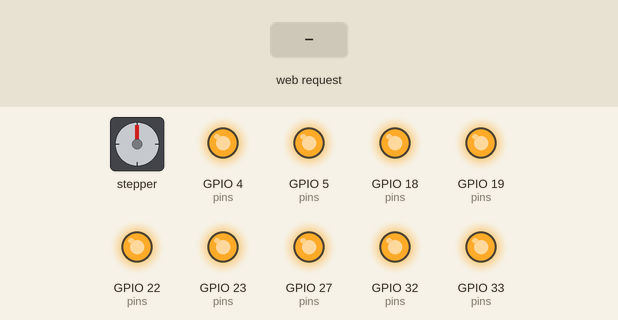
A sketch run on a simulated ESP32. On the bench: stepper motor, output pins drawn as LEDs (lit = HIGH). Wiring (inferred from the names in the program): stepper motor (2048 steps per turn assumed): coils GPIO 13, GPIO 14, GPIO 16, GPIO 17. The test bench sets the inputs (shaded band). WiFi joins after 1.5 s; servers stay silent unless stated; what the sketch prints to the serial monitor is not drawn.

Above: at 1.8 s.
1.9 s: HTTP request GET /rgb?group=1 received
At 2.6 s:
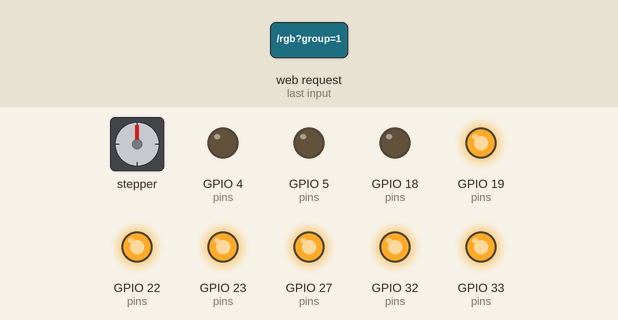
3.6 s: HTTP request GET /off received
At 4.4 s:
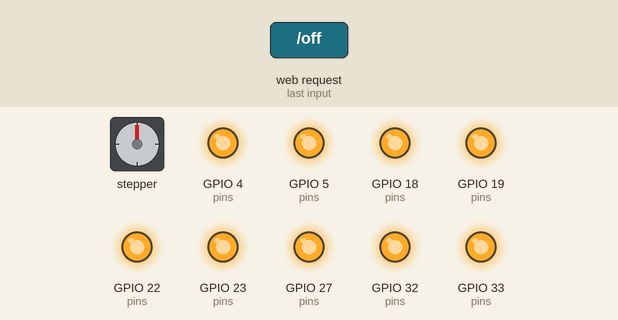
5.1 s: HTTP request GET /rgb?mode=1&group=1&r=1 received
At 5.6 s:
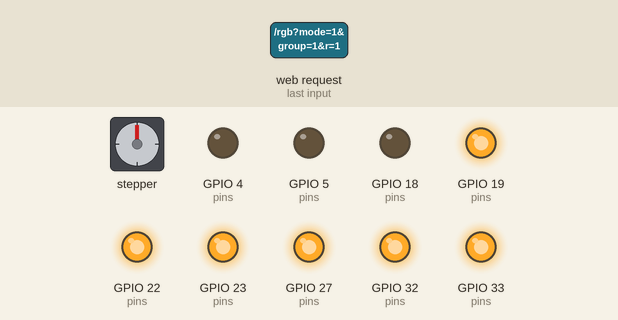
6.6 s: HTTP request GET /off?mode=Basic received
At 7.9 s:
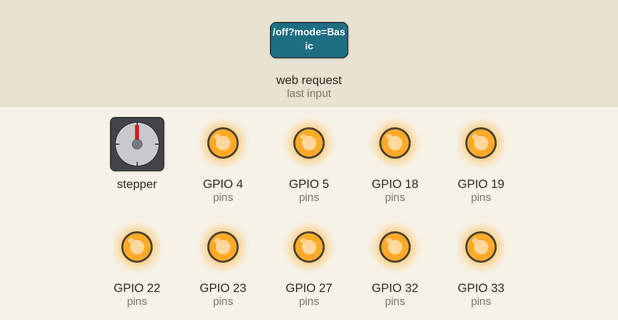
Timing chart, 0 to 9.1 s (numbered marks = the images above; inputs shaded):
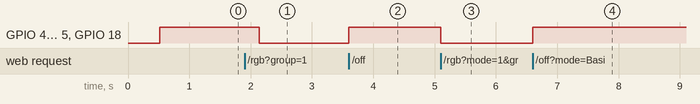

Measured:
- after the input at 1.9 s, GPIO 4 (pins), GPIO 5 (pins), GPIO 18 (pins): HIGH → LOW after 0.24 s
- after the input at 3.6 s, GPIO 4 (pins), GPIO 5 (pins), GPIO 18 (pins): LOW → HIGH at once
- after the input at 5.1 s, GPIO 4 (pins), GPIO 5 (pins), GPIO 18 (pins): HIGH → LOW at once
- after the input at 6.6 s, GPIO 4 (pins), GPIO 5 (pins), GPIO 18 (pins): LOW → HIGH at once

The sketch:

SlaveESP32.ino
```cpp
/*
  Diorama Slave ESP32 — RGB Light & Inner Circle Motor Controller
  ─────────────────────────────────────────────────────────────────────────────
  Connects to the master ESP32 AP (Diorama-Park) as a WiFi station.
  Master sends mode + RGB + sound detection state; this board drives:
  1. MOSFET PWM outputs for 3 RGB zones (Left, Right, Inner Circle)
  2. ULN2003 stepper driver (IN1-IN4) for Inner Circle rotation on sound detection

  ── IMPORTANT (classic ESP32) ────────────────────────────────────────────────
  Do NOT use GPIO 6–11. They are wired to internal SPI flash.

  ── Safe wiring ──────────────────────────────────────────────────────────────
  Group 1  Left Fountain  : R=GPIO4,  G=GPIO5,  B=GPIO18
  Group 2  Right Fountain : R=GPIO19, G=GPIO22, B=GPIO32
  Group 3  Inner Circle   : R=GPIO33, G=GPIO27, B=GPIO23

  ── PAM8403 analog audio input ───────────────────────────────────────────────
  DAC2=GPIO25 -> Right channel input, DAC1=GPIO26 -> Left channel input

  ── Motor Driver (ULN2003 + 28BYJ-48) ────────────────────────────────────────
  Stepper inputs: IN1=GPIO13, IN2=GPIO14, IN3=GPIO16, IN4=GPIO17

  ── API (master calls these) ─────────────────────────────────────────────────
  GET /rgb?group=1|2|3|all&r=&g=&b=&brightness=&mode=Basic|Colorful|Sound|Adaptive&sound=0|1
  GET /off?mode=...
  GET /motor?state=on|off&dir=fwd|rev
  GET /status
*/

#include <WiFi.h>
#include <WebServer.h>

// ── WiFi (must match main ESP SoftAP) ─────────────────────────────────────────
const char* WIFI_SSID     = "Diorama-Park";
const char* WIFI_PASSWORD = "diorama123";

const IPAddress SLAVE_IP    (192, 168, 4, 200);
const IPAddress GATEWAY_IP  (192, 168, 4,   1);
const IPAddress SUBNET_MASK (255, 255, 255,  0);
const IPAddress DNS_IP      (192, 168, 4,   1);

// ── RGB LED pins — SAFE GPIOs only (never 6–11 on classic ESP32) ──────────────
// Group 1: Left Fountain
#define G1_R  4
#define G1_G  5
#define G1_B  18
// Group 2: Right Fountain
#define G2_R  19
#define G2_G  22
#define G2_B  32
// Group 3: Inner Circle
#define G3_R  33
#define G3_G  27
#define G3_B  23

// ── ULN2003 / 28BYJ-48 stepper input pins ─────────────────────────────────────
constexpr uint8_t IN1_PIN = 13;
constexpr uint8_t IN2_PIN = 14;
constexpr uint8_t IN3_PIN = 16;
constexpr uint8_t IN4_PIN = 17;

bool innerCircleMotorRunning = false;
bool manualMotorRunning = false;
bool motorForward = true;
uint8_t motorStepIndex = 0;
unsigned long lastMotorStepMs = 0;
constexpr unsigned long MOTOR_STEP_INTERVAL_MS = 2;
constexpr uint8_t MOTOR_PHASES[8][4] = {
  {1, 0, 0, 0},
  {1, 1, 0, 0},
  {0, 1, 0, 0},
  {0, 1, 1, 0},
  {0, 0, 1, 0},
  {0, 0, 1, 1},
  {0, 0, 0, 1},
  {1, 0, 0, 1},
};
unsigned long lastSoundDetectedMs = 0;
constexpr unsigned long SOUND_MOTOR_HOLD_MS = 600; // Hold motor briefly across audio pulses for smooth rotation

struct GroupState { uint8_t r, g, b, brightness; bool on; };
GroupState groups[3] = {
  {255, 255, 255, 100, false},
  {255, 255, 255, 100, false},
  {255, 255, 255, 100, false},
};

String lightMode = "Basic";
WebServer server(80);

unsigned long lastReconnectMs = 0;
unsigned long lastStatusMs    = 0;
bool wasConnected = false;
bool httpStarted  = false;

// ── Motor Control Functions ───────────────────────────────────────────────────
void writeMotorPhase() {
  digitalWrite(IN1_PIN, MOTOR_PHASES[motorStepIndex][0] ? HIGH : LOW);
  digitalWrite(IN2_PIN, MOTOR_PHASES[motorStepIndex][1] ? HIGH : LOW);
  digitalWrite(IN3_PIN, MOTOR_PHASES[motorStepIndex][2] ? HIGH : LOW);
  digitalWrite(IN4_PIN, MOTOR_PHASES[motorStepIndex][3] ? HIGH : LOW);
}

void stopMotors() {
  digitalWrite(IN1_PIN, LOW);
  digitalWrite(IN2_PIN, LOW);
  digitalWrite(IN3_PIN, LOW);
  digitalWrite(IN4_PIN, LOW);
  innerCircleMotorRunning = false;
  manualMotorRunning = false;
}

void runInnerCircle(bool forward = true) {
  motorForward = forward;
  if (!innerCircleMotorRunning) {
    writeMotorPhase();
    lastMotorStepMs = millis();
  }
  innerCircleMotorRunning = true;
}

void serviceInnerCircleMotor(unsigned long now) {
  if (!innerCircleMotorRunning || now - lastMotorStepMs < MOTOR_STEP_INTERVAL_MS) return;

  motorStepIndex = motorForward
    ? (motorStepIndex + 1) % 8
    : (motorStepIndex + 7) % 8;
  writeMotorPhase();
  lastMotorStepMs = now;
}

void resolveRgbForMode(uint8_t& r, uint8_t& g, uint8_t& b) {
  if (lightMode == "Basic") {
    r = 255;
    g = 255;
    b = 255;
  }
}

void setModeFromArg() {
  if (!server.hasArg("mode")) return;
  String m = server.arg("mode");
  m.trim();
  if (m.equalsIgnoreCase("Basic"))          lightMode = "Basic";
  else if (m.equalsIgnoreCase("Colorful"))  lightMode = "Colorful";
  else if (m.equalsIgnoreCase("Sound"))     lightMode = "Sound";
  else if (m.equalsIgnoreCase("Adaptive"))  lightMode = "Adaptive";

  if (lightMode != "Sound") {
    lastSoundDetectedMs = 0;
    if (innerCircleMotorRunning && !manualMotorRunning) stopMotors();
  }
}

void writeRGB(uint8_t pinR, uint8_t pinG, uint8_t pinB,
              uint8_t r, uint8_t g, uint8_t b, uint8_t br) {
  // Inverted MOSFET: 0 = full on, 255 = off
  analogWrite(pinR, 255 - (uint8_t)((uint32_t)r * br / 100));
  analogWrite(pinG, 255 - (uint8_t)((uint32_t)g * br / 100));
  analogWrite(pinB, 255 - (uint8_t)((uint32_t)b * br / 100));
}

void pushGroup(int idx) {
  const GroupState& g = groups[idx];
  uint8_t br = g.on ? g.brightness : 0;
  switch (idx) {
    case 0: writeRGB(G1_R, G1_G, G1_B, g.r, g.g, g.b, br); break;
    case 1: writeRGB(G2_R, G2_G, G2_B, g.r, g.g, g.b, br); break;
    case 2: writeRGB(G3_R, G3_G, G3_B, g.r, g.g, g.b, br); break;
  }
}

void pushAllGroups() {
  for (int i = 0; i < 3; i++) pushGroup(i);
}

void allOff() {
  for (int i = 0; i < 3; i++) groups[i].on = false;
  pushAllGroups();
}

void addCORS() {
  server.sendHeader("Access-Control-Allow-Origin", "*");
  server.sendHeader("Access-Control-Allow-Methods", "GET,OPTIONS");
}

void handleRGB() {
  addCORS();
  if (!server.hasArg("group")) {
    server.send(400, "application/json", "{\"error\":\"missing group\"}");
    return;
  }

  setModeFromArg();

  uint8_t r  = server.hasArg("r")          ? constrain(server.arg("r").toInt(),          0, 255) : 255;
  uint8_t g  = server.hasArg("g")          ? constrain(server.arg("g").toInt(),          0, 255) : 255;
  uint8_t b  = server.hasArg("b")          ? constrain(server.arg("b").toInt(),          0, 255) : 255;
  uint8_t br = server.hasArg("brightness") ? constrain(server.arg("brightness").toInt(), 0, 100) : 100;

  resolveRgbForMode(r, g, b);

  bool soundParam = false;
  if (server.hasArg("sound")) {
    String s = server.arg("sound");
    soundParam = (s == "1" || s.equalsIgnoreCase("true") || s.equalsIgnoreCase("on"));
  }
  if (lightMode == "Sound" && soundParam) {
    lastSoundDetectedMs = millis();
  }

  String grp = server.arg("group");
  grp.toLowerCase();

  if (grp == "all") {
    for (int i = 0; i < 3; i++) {
      groups[i] = {r, g, b, br, true};
      pushGroup(i);
    }
    Serial.printf("[RGB] mode=%s ALL #%02X%02X%02X br=%d sound=%d\n",
                  lightMode.c_str(), r, g, b, br, soundParam ? 1 : 0);
  } else {
    int idx = grp.toInt() - 1;
    if (idx < 0 || idx > 2) {
      server.send(400, "application/json", "{\"error\":\"group must be 1,2,3 or all\"}");
      return;
    }
    groups[idx] = {r, g, b, br, true};
    pushGroup(idx);
    Serial.printf("[RGB] mode=%s G%d #%02X%02X%02X br=%d sound=%d\n",
                  lightMode.c_str(), idx + 1, r, g, b, br, soundParam ? 1 : 0);
  }

  char ok[160];
  snprintf(ok, sizeof(ok),
           "{\"ok\":true,\"mode\":\"%s\",\"r\":%d,\"g\":%d,\"b\":%d,\"ip\":\"%s\",\"motor\":%s}",
           lightMode.c_str(), r, g, b, WiFi.localIP().toString().c_str(),
           innerCircleMotorRunning ? "true" : "false");
  server.send(200, "application/json", ok);
}

void handleOff() {
  addCORS();
  setModeFromArg();
  allOff();
  stopMotors();
  lastSoundDetectedMs = 0;
  Serial.printf("[RGB] mode=%s All OFF\n", lightMode.c_str());
  server.send(200, "application/json", "{\"ok\":true,\"motor\":false}");
}

void handleMotor() {
  addCORS();
  if (server.hasArg("state")) {
    String st = server.arg("state");
    bool fwd = server.hasArg("dir") ? (!server.arg("dir").equalsIgnoreCase("rev")) : true;
    if (st.equalsIgnoreCase("on") || st.equalsIgnoreCase("run") || st == "1") {
      manualMotorRunning = true;
      runInnerCircle(fwd);
      Serial.println("[MOTOR] Manual RUN");
    } else {
      stopMotors();
      lastSoundDetectedMs = 0;
      Serial.println("[MOTOR] Manual STOP");
    }
  }
  char buf[128];
  snprintf(buf, sizeof(buf), "{\"ok\":true,\"motorRunning\":%s}", innerCircleMotorRunning ? "true" : "false");
  server.send(200, "application/json", buf);
}

void handleStatus() {
  addCORS();
  char buf[720];
  snprintf(buf, sizeof(buf),
    "{\"connected\":%s,\"ip\":\"%s\",\"mode\":\"%s\",\"ssid\":\"%s\","
    "\"motorRunning\":%s,"
    "\"groups\":["
    "{\"id\":1,\"r\":%d,\"g\":%d,\"b\":%d,\"brightness\":%d,\"on\":%s},"
    "{\"id\":2,\"r\":%d,\"g\":%d,\"b\":%d,\"brightness\":%d,\"on\":%s},"
    "{\"id\":3,\"r\":%d,\"g\":%d,\"b\":%d,\"brightness\":%d,\"on\":%s}"
    "]}",
    WiFi.status() == WL_CONNECTED ? "true" : "false",
    WiFi.localIP().toString().c_str(),
    lightMode.c_str(),
    WIFI_SSID,
    innerCircleMotorRunning ? "true" : "false",
    groups[0].r, groups[0].g, groups[0].b, groups[0].brightness, groups[0].on ? "true" : "false",
    groups[1].r, groups[1].g, groups[1].b, groups[1].brightness, groups[1].on ? "true" : "false",
    groups[2].r, groups[2].g, groups[2].b, groups[2].brightness, groups[2].on ? "true" : "false"
  );
  server.send(200, "application/json", buf);
}

void startHttpServer() {
  if (httpStarted) return;
  server.on("/",       HTTP_GET,     []() {
    addCORS();
    server.send(200, "text/plain", "Diorama Slave RGB & Motor Controller");
  });
  server.on("/rgb",    HTTP_GET,     handleRGB);
  server.on("/off",    HTTP_GET,     handleOff);
  server.on("/motor",  HTTP_GET,     handleMotor);
  server.on("/status", HTTP_GET,     handleStatus);
  server.on("/rgb",    HTTP_OPTIONS, []() { addCORS(); server.send(204); });
  server.on("/off",    HTTP_OPTIONS, []() { addCORS(); server.send(204); });
  server.on("/motor",  HTTP_OPTIONS, []() { addCORS(); server.send(204); });
  server.on("/status", HTTP_OPTIONS, []() { addCORS(); server.send(204); });
  server.begin();
  httpStarted = true;
  Serial.printf("[HTTP] Listening on http://%s/status\n", WiFi.localIP().toString().c_str());
}

void connectWifi() {
  WiFi.mode(WIFI_STA);
  WiFi.setSleep(false);          // keep radio awake for SoftAP reliability
  WiFi.setAutoReconnect(true);
  WiFi.persistent(false);

  // Static IP so master always finds us at 192.168.4.200
  if (!WiFi.config(SLAVE_IP, GATEWAY_IP, SUBNET_MASK, DNS_IP)) {
    Serial.println("[WiFi] Static IP config FAILED");
  } else {
    Serial.println("[WiFi] Static IP 192.168.4.200 configured");
  }

  WiFi.disconnect(false, true);
  delay(100);
  WiFi.begin(WIFI_SSID, WIFI_PASSWORD);
  Serial.printf("[WiFi] Connecting to \"%s\" ...\n", WIFI_SSID);
  lastReconnectMs = millis();
}

void setup() {
  Serial.begin(115200);
  delay(500);
  Serial.println();
  Serial.println("[SLAVE] Diorama RGB & Inner Circle Motor Slave starting...");
  Serial.println("[SLAVE] RGB pins: G1=4/5/18  G2=19/22/32  G3=33/27/23");
  Serial.println("[AUDIO] GPIO25/26 freed for PAM8403 analog inputs; playback not implemented");
  Serial.println("[SLAVE] Motor pins: IN1=13, IN2=14, IN3=16, IN4=17");

  // Init PWM pins OFF (inverted)
  const uint8_t pins[] = {G1_R, G1_G, G1_B, G2_R, G2_G, G2_B, G3_R, G3_G, G3_B};
  for (uint8_t p : pins) {
    pinMode(p, OUTPUT);
    analogWrite(p, 255);  // off
  }
  Serial.println("[PWM] 9 safe pins ready, all OFF");

  // Init Motor Pins OFF
  pinMode(IN1_PIN, OUTPUT);
  pinMode(IN2_PIN, OUTPUT);
  pinMode(IN3_PIN, OUTPUT);
  pinMode(IN4_PIN, OUTPUT);
  stopMotors();
  Serial.println("[MOTOR] ULN2003 stepper outputs ready, all OFF");

  connectWifi();
}

void loop() {
  if (httpStarted) server.handleClient();

  const bool connected = (WiFi.status() == WL_CONNECTED);
  const unsigned long now = millis();

  // ── Inner circle sound-reactive rotation ─────────────────────────
  if (!manualMotorRunning && lightMode == "Sound" &&
      lastSoundDetectedMs != 0 && now - lastSoundDetectedMs < SOUND_MOTOR_HOLD_MS) {
    if (!innerCircleMotorRunning) {
      runInnerCircle(true);
      Serial.println("[MOTOR] Sound detected -> Inner Circle rotating");
    }
  } else if (!manualMotorRunning && innerCircleMotorRunning) {
    if (lightMode != "Sound" || lastSoundDetectedMs == 0 ||
        now - lastSoundDetectedMs >= SOUND_MOTOR_HOLD_MS) {
      stopMotors();
      Serial.println("[MOTOR] Sound paused -> Inner Circle stopped");
    }
  }
  serviceInnerCircleMotor(now);

  if (connected && !wasConnected) {
    Serial.printf("[WiFi] Connected  IP=%s  gateway=%s  RSSI=%d\n",
                  WiFi.localIP().toString().c_str(),
                  WiFi.gatewayIP().toString().c_str(),
                  WiFi.RSSI());

    if (WiFi.localIP() != SLAVE_IP) {
      Serial.printf("[WiFi] WARNING: got %s, expected 192.168.4.200 — master may not find me\n",
                    WiFi.localIP().toString().c_str());
    }

    startHttpServer();
    allOff();
    stopMotors();
    Serial.println("[SLAVE] Ready — waiting for master /rgb commands");
  }

  if (!connected) {
    if (wasConnected) {
      Serial.println("[WiFi] Lost connection to Diorama-Park");
      stopMotors();
    }
    // Reconnect every 5s (not disconnect/begin every loop)
    if (now - lastReconnectMs >= 5000) {
      Serial.println("[WiFi] Retry connect...");
      WiFi.disconnect(false, false);
      delay(50);
      WiFi.begin(WIFI_SSID, WIFI_PASSWORD);
      lastReconnectMs = now;
    }
  } else if (now - lastStatusMs >= 15000) {
    lastStatusMs = now;
    Serial.printf("[SLAVE] OK ip=%s mode=%s motor=%s rssi=%d\n",
                  WiFi.localIP().toString().c_str(),
                  lightMode.c_str(),
                  innerCircleMotorRunning ? "ON" : "OFF",
                  WiFi.RSSI());
  }

  wasConnected = connected;
}
```
